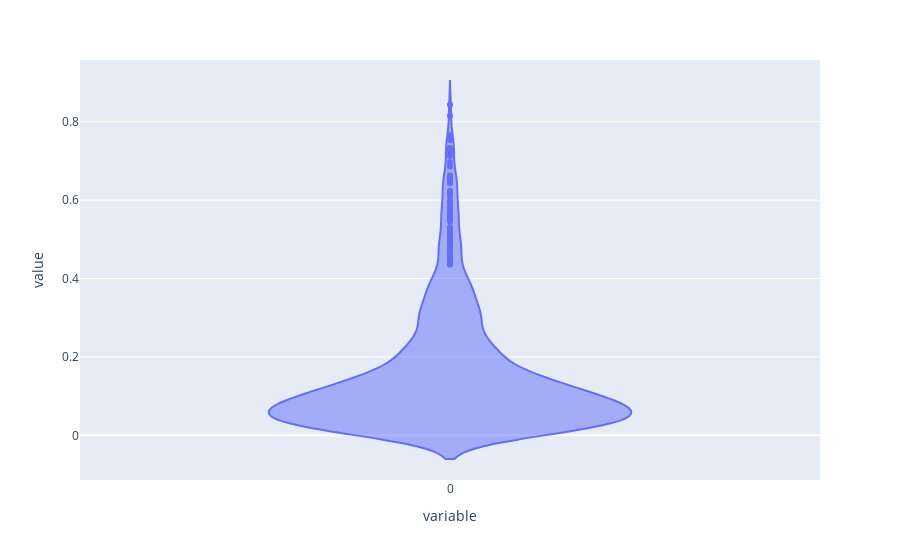

The notebook cell saved with this chart:
### Code cell
correlation_figure = px.violin(abs(np.array(cor_nabla_list)))
correlation_figure

### Figure 1 — Plotly figure (JSON) as saved in the notebook; plotly's stock layout.template omitted (floating-point values rounded to 4 significant figures; data arrays with more than 128 entries replaced by an {"elided": "..."} marker saying what was removed)
{"data": [{"alignmentgroup": "True", "box": {"visible": false}, "hovertemplate": "variable=%{x}<br>value=%{y}<extra></extra>", "legendgroup": "", "marker": {"color": "#636efa"}, "name": "", "offsetgroup": "", "orientation": "v", "scalegroup": "True", "showlegend": false, "type": "violin", "x": {"elided": "1000 str values"}, "x0": " ", "xaxis": "x", "y": {"elided": "1000 float values"}, "y0": " ", "yaxis": "y"}], "layout": {"legend": {"tracegroupgap": 0}, "margin": {"t": 60}, "violinmode": "group", "xaxis": {"anchor": "y", "domain": [0, 1], "title": {"text": "variable"}}, "yaxis": {"anchor": "x", "domain": [0, 1], "title": {"text": "value"}}}}
